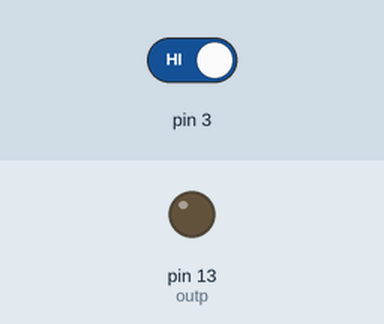
This sketch was run on a simulated Arduino Uno, built with avr-gcc and run on an emulated ATmega328P. Shown: output pins drawn as LEDs (lit = HIGH). Dashed ring = blinking. The inputs (shaded band) are chosen by the test bench; at power-on: pin 3 HIGH.

Above: at 1.2 s.
1.3 s: pin 3 driven LOW
At 1.51 s:
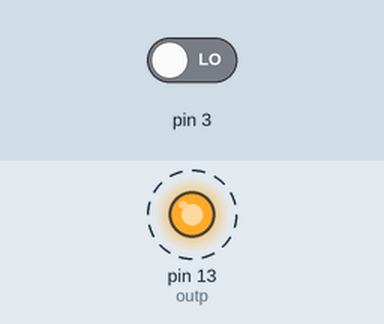
Timing chart, 0 to 10.3 s (numbered marks = the images above; inputs shaded):
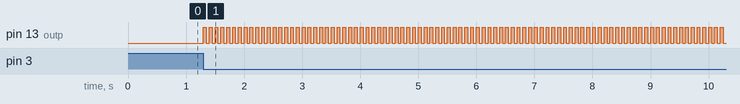

Measured:
- after the input at 1.3 s, pin 13 (outp): alternates HIGH for 0.05 s and LOW for 0.05 s, starting at once

The sketch:

TOGGLE.ino
```cpp
byte inp =8;
byte outp=13;
volatile bool state= false;
void setup() {
  // put your setup code here, to run once:
  pinMode(inp,INPUT_PULLUP);
  pinMode(outp,OUTPUT);
  attachInterrupt(1,myISR,FALLING);
  }
void loop() {
  // put your main code here, to run repeatedly:
  if(state) // if state == true
   {
    digitalWrite(outp,HIGH);
    delay(50);
    digitalWrite(outp,LOW);
    delay(50);
   }
}

void myISR()
{
  state =!state;
}
```
